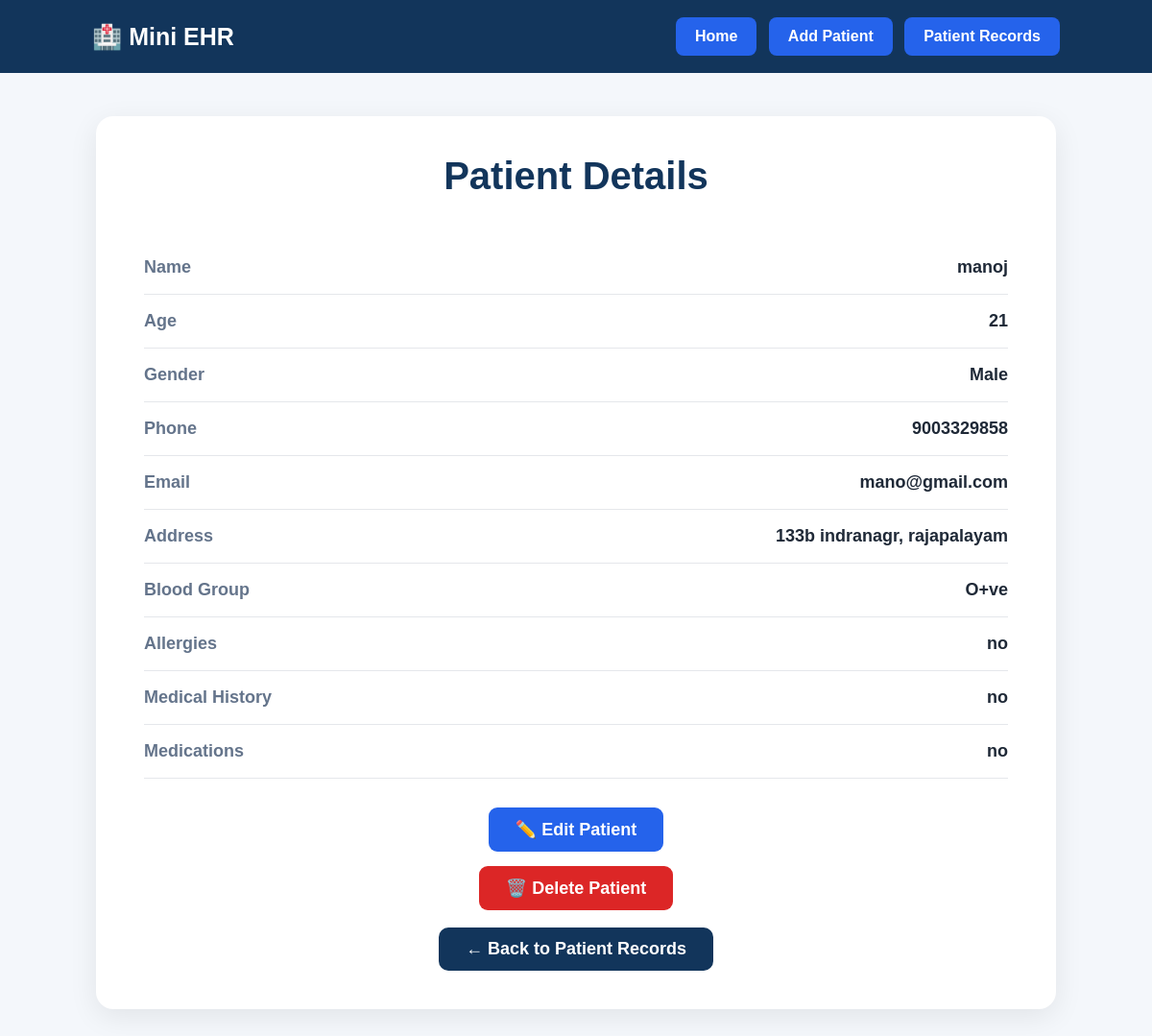
Page /patients/4/ (signed in) on the committed database.
### Patients/models.py (models this page shows, shortened)
class Patient(models.Model):
    GENDER_CHOICES = [
        ('Male', 'Male'),
        ('Female', 'Female'),
        ('Other', 'Other'),
    ]
    name = models.CharField(max_length=100)
    age = models.IntegerField()
    gender = models.CharField(max_length=10, choices=GENDER_CHOICES)
    phone = models.CharField(max_length=15)
    email = models.EmailField()
    address = models.TextField()
    blood_group = models.CharField(max_length=5)
    allergies = models.TextField(blank=True)
    medical_history = models.TextField(blank=True)
    medications = models.TextField(blank=True)
    created_at = models.DateTimeField(auto_now_add=True)

### Patients/views.py (the view)
# urls.py: path("patients/<int:id>/", views.patient_detail, name="patient_detail"),
@login_required
def patient_detail(request, id):
    patient = get_object_or_404(Patient, id=id)
    return render(
        request,
        'Patients/patient_detail.html',
        {'patient': patient}
    )

### Patients/templates/Patients/patient_detail.html (shortened to what this page needs)
{% load static %}
<!DOCTYPE html>
<html>
<head>
    <link rel="stylesheet"
          href="{% static 'Patients/patient_detail.css' %}">
</head>
<body>
    <div class="navbar">
        <div class="logo">
            🏥 Mini EHR
        </div>
        <div>
            <a href="{% url 'home' %}" class="nav-btn">
                Home
            </a>
            <a href="{% url 'add_patient' %}" class="nav-btn">
                Add Patient
            </a>
            <a href="{% url 'patient_list' %}" class="nav-btn">
                Patient Records
            </a>
        </div>
    </div>
    <div class="container">
        <div class="patient-card">
            <h1>Patient Details</h1>
            <div class="detail-row">
                <span>Name</span>
                <strong>{{ patient.name }}</strong>
            </div>
            <div class="detail-row">
                <span>Age</span>
                <strong>{{ patient.age }}</strong>
            </div>
            <div class="detail-row">
                <span>Gender</span>
                <strong>{{ patient.gender }}</strong>
            </div>
            <div class="detail-row">
                <span>Phone</span>
                <strong>{{ patient.phone }}</strong>
            </div>
            <div class="detail-row">
                <span>Email</span>
                <strong>{{ patient.email }}</strong>
            </div>
            <div class="detail-row">
                <span>Address</span>
                <strong>{{ patient.address }}</strong>
            </div>
            <div class="detail-row">
                <span>Blood Group</span>
                <strong>{{ patient.blood_group }}</strong>
            </div>
            <div class="detail-row">
                <span>Allergies</span>
                <strong>{{ patient.allergies }}</strong>
            </div>
            <div class="detail-row">
                <span>Medical History</span>
                <strong>{{ patient.medical_history }}</strong>
            </div>
            <div class="detail-row">
                <span>Medications</span>
                <strong>{{ patient.medications }}</strong>
            </div>
            <a href="{% url 'edit_patient' patient.id %}" class="edit-btn">
                ✏️ Edit Patient
            </a>
            <a href="{% url 'delete_patient' patient.id %}" class="delete-btn">
                🗑️ Delete Patient
            </a>
            <a href="{% url 'patient_list' %}" class="back-btn">
                ← Back to Patient Records
            </a>
        </div>
    </div>
</body>
</html>

### Patients/static/Patients/patient_detail.css (style rules this page uses)
body { margin: 0; font-family: Arial, sans-serif; background: #f4f7fb; color: #1f2937; }
.navbar { background: #12355b; padding: 18px 8%; display: flex; justify-content: space-between; align-items: center; }
.logo { color: white; font-size: 25px; font-weight: bold; }
.nav-btn { display: inline-block; background: #2563eb; color: white; text-decoration: none; padding: 11px 20px; border-radius: 8px; margin-left: 8px; font-weight: bold; }
.container { width: 90%; max-width: 1000px; margin: 45px auto; }
.patient-card { background: white; padding: 40px 50px; border-radius: 18px; box-shadow: 0 8px 30px rgba(0, 0, 0, 0.08); }
.patient-card h1 { text-align: center; color: #12355b; font-size: 40px; margin: 0 0 45px; }
.detail-row { display: flex; justify-content: space-between; align-items: center; padding: 17px 0; border-bottom: 1px solid #e5e7eb; }
.detail-row span { color: #64748b; font-size: 18px; font-weight: bold; }
.detail-row strong { color: #1f2937; font-size: 18px; text-align: right; max-width: 65%; }
.edit-btn { display: block; width: fit-content; margin: 30px auto 0; padding: 12px 28px; background: #2563eb; color: white; border-radius: 9px; text-decoration: none; font-size: 18px; font-weight: bold; }
.delete-btn { display: block; width: fit-content; margin: 15px auto 0; padding: 12px 28px; background: #dc2626; color: white; border-radius: 9px; text-decoration: none; font-size: 18px; font-weight: bold; }
.back-btn { display: block; width: fit-content; margin: 18px auto 0; padding: 12px 28px; background: #12355b; color: white; border-radius: 10px; text-decoration: none; font-size: 18px; font-weight: bold; }

### rows in the picture
Patient: name "manoj", age "21", gender "Male", phone "9003329858", email "mano@gmail.com", address "133b indranagr, rajapalayam", blood_group "O+ve", allergies "no", medical_history "no", medications "no"
